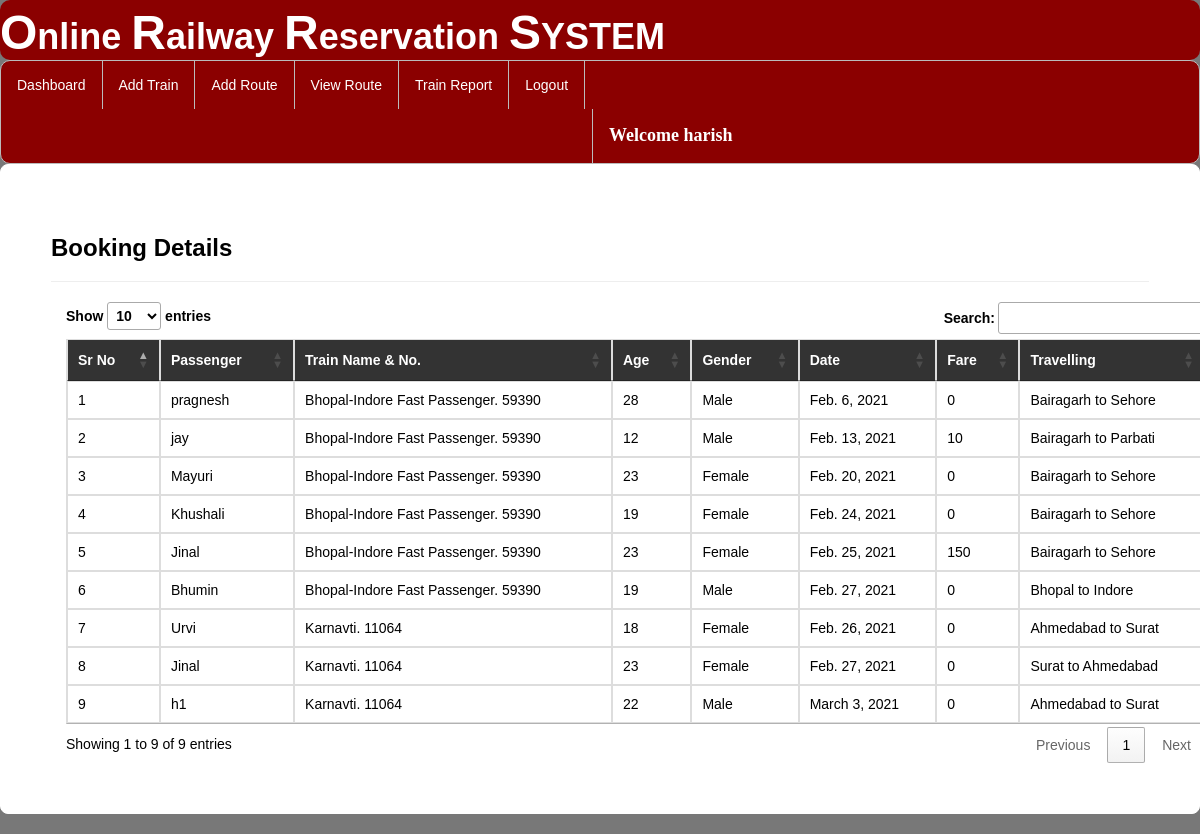
/viewbookings/ (signed in), run on the app's committed database.
### railway/models.py (models this page shows, shortened)
class Book_ticket(models.Model):
    passenger=models.ForeignKey(Passenger,on_delete=models.CASCADE,null=True)
    user=models.ForeignKey(Register,on_delete=models.CASCADE,null=True)
    route=models.CharField(max_length=100,null=True)
    date2=models.DateField(null=True)
    fare=models.IntegerField(null=True)

class Passenger(models.Model):
    user = models.ForeignKey(Register,on_delete=models.CASCADE,null=True)
    train = models.ForeignKey(Add_Train,on_delete=models.CASCADE,null=True)
    name = models.CharField(max_length=100,null=True)
    age = models.IntegerField(null=True)
    gender = models.CharField(max_length=30,null=True)
    route=models.CharField(max_length=100,null=True)
    status = models.CharField(max_length=30,null=True)
    date1 = models.DateField(null=True)
    fare = models.IntegerField(null=True)

class Add_Train(models.Model):
    trainname = models.CharField(max_length=30,null=True)
    train_no = models.IntegerField(null=True)
    from_city = models.CharField(max_length=30,null=True)
    to_city = models.CharField(max_length=30,null=True)
    departuretime=models.CharField(max_length=30,null=True)
    arrivaltime=models.CharField(max_length=30,null=True)
    trevaltime=models.CharField(max_length=100,null=True)
    distance=models.IntegerField(null=True)
    img=models.FileField(null=True)

### railway/views.py (the view)
# urls.py: path('viewbookings/', viewbookings, name="viewbookings"),
def viewbookings(request):
    if not request.user.is_authenticated:
        return redirect('login')
    book = Book_ticket.objects.all()
    d = {'book': book}
    return render(request, 'viewbookings.html', d)

### railway/templates/viewbookings.html (shortened to what this page needs)
{% extends 'navigation3.html' %}
{% load static %}
{% block b %}
<div style="color:Black;border:1px solid white;border-radius:8px;background-color:white;padding:50px">
        <h3><strong>Booking Details</strong></h3><hr>
<div class="container">
<table class="table table-bordered" id="myTable">
  <thead style="color:white;background-color:#333">
  <tr>
    <th>Sr No</th>
    <th>Passenger</th>
      <th>Train Name & No.</th>
      <th>Age</th>
    <th>Gender</th>
    <th>Date</th>
       <th>Fare</th>
       <th>Travelling</th>
  </tr>
  </thead>
   <tbody>
    {% for i in book %}
  <tr>
    <td>{{forloop.counter}}</td>
    <td>{{i.passenger.name}}</td>
    <td>{{i.passenger.train.trainname}}. {{i.passenger.train.train_no}}</td>
      <td>{{i.passenger.age}}</td>
      <td>{{i.passenger.gender}}</td>
      <td>{{i.passenger.date1}}</td>
      <td>{{i.fare}}</td>
      <td>{{i.route}}</td>
  </tr>
    {% endfor %}
    </tbody>
</table>
 </div>
</div>
{% endblock %}

### railway/templates/navigation3.html (shortened to what this page needs)
{% extends 'head.html' %}
{% load static %}
{% block body %}
<link rel = stylesheet href = "//cdn.datatables.net/1.10.19/css/jquery.dataTables.min.css">
<ul class="id2">
  <li id="id1"><a href="{% url 'admindashboard' %}">Dashboard</a></li>
  <li id="id1"><a href="{% url 'add_train' %}">Add Train</a></li>
  <li id="id1"><a href="{% url 'add_route' %}">Add Route</a></li>
  <li id="id1"><a href="{% url 'availableroute' %}">View Route</a></li>
  <li id="id1"><a href="{% url 'view_train'%}">Train Report</a></li>
  <li id="id1"><a href="{% url 'log_out' %}">Logout</a></li>
      <li id="id2" style="margin-left:591px"><a href="" style="color:white"><strong style="font-size:18px;font-family:cursive">Welcome {{request.user.username}}</strong></a></li>
</ul>
{% block b %}
{% endblock %}
{% endblock %}

### railway/templates/navigation3.html (style rules this page uses)
.id2 { list-style-type: none; margin: 0; padding: 0; overflow: hidden; background-color: darkred; border-radius:10px; border:1px solid #bbb; }
#id1 { float: left; border-right:1px solid #bbb; }
#id2 { float: left; border-left:1px solid #bbb; }
li:last-child { border-right: none; }
li a { display: block; color: white; text-align: center; padding: 14px 16px; text-decoration: none; }
body { font-family: Arial, Helvetica, sans-serif; }

### data on the page
Book_ticket: passenger.name "pragnesh", passenger.train.trainname "Bhopal-Indore Fast Passenger", passenger.train.train_no "59390", passenger.age "28", passenger.gender "Male", passenger.date1 "Feb. 6, 2021", fare "0", route "Bairagarh to Sehore"
Book_ticket: passenger.name "jay", passenger.train.trainname "Bhopal-Indore Fast Passenger", passenger.train.train_no "59390", passenger.age "12", passenger.gender "Male", passenger.date1 "Feb. 13, 2021", fare "10", route "Bairagarh to Parbati"
Book_ticket: passenger.name "Mayuri", passenger.train.trainname "Bhopal-Indore Fast Passenger", passenger.train.train_no "59390", passenger.age "23", passenger.gender "Female", passenger.date1 "Feb. 20, 2021", fare "0", route "Bairagarh to Sehore"
Book_ticket: passenger.name "Khushali", passenger.train.trainname "Bhopal-Indore Fast Passenger", passenger.train.train_no "59390", passenger.age "19", passenger.gender "Female", passenger.date1 "Feb. 24, 2021", fare "0", route "Bairagarh to Sehore"
Book_ticket: passenger.name "Jinal", passenger.train.trainname "Bhopal-Indore Fast Passenger", passenger.train.train_no "59390", passenger.age "23", passenger.gender "Female", passenger.date1 "Feb. 25, 2021", fare "150", route "Bairagarh to Sehore"
Book_ticket: passenger.name "Bhumin", passenger.train.trainname "Bhopal-Indore Fast Passenger", passenger.train.train_no "59390", passenger.age "19", passenger.gender "Male", passenger.date1 "Feb. 27, 2021", fare "0", route "Bhopal to Indore"
Book_ticket: passenger.name "Urvi", passenger.train.trainname "Karnavti", passenger.train.train_no "11064", passenger.age "18", passenger.gender "Female", passenger.date1 "Feb. 26, 2021", fare "0", route "Ahmedabad to Surat"
Book_ticket: passenger.name "Jinal", passenger.train.trainname "Karnavti", passenger.train.train_no "11064", passenger.age "23", passenger.gender "Female", passenger.date1 "Feb. 27, 2021", fare "0", route "Surat to Ahmedabad"
Book_ticket: passenger.name "h1", passenger.train.trainname "Karnavti", passenger.train.train_no "11064", passenger.age "22", passenger.gender "Male", passenger.date1 "March 3, 2021", fare "0", route "Ahmedabad to Surat"

### other printed values
{{ request.user.username }} "harish"
